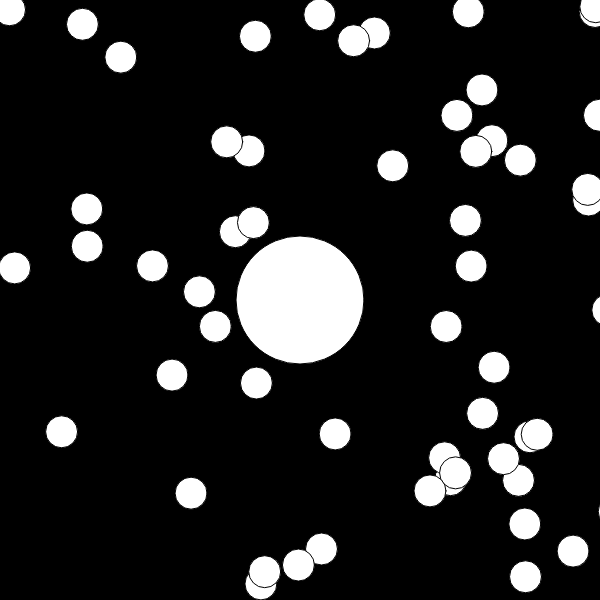
Frame 1 (no input)
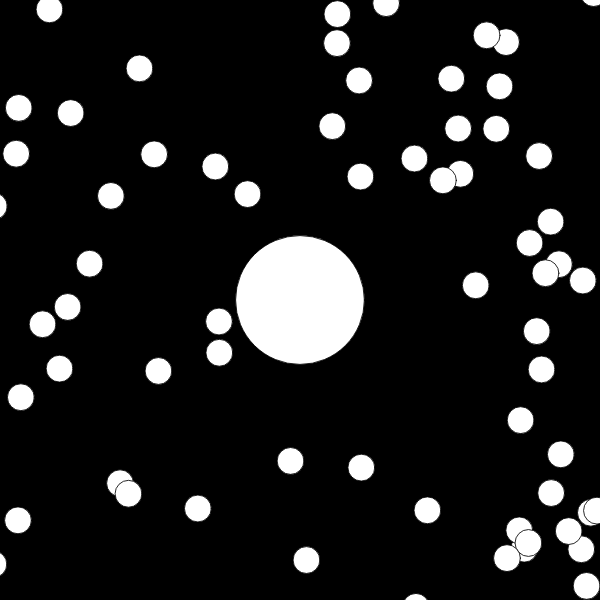
Frame 60 (no input)
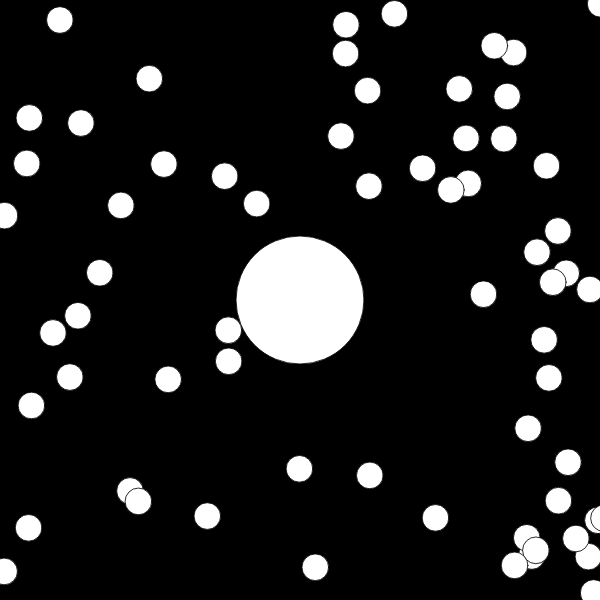
Frame 120 (the mouse pressed at the canvas centre since frame 60)

The p5.js sketch that drew these frames (run headless with seeded random() and noise() and a simulated clock; from frame 60 on, the mouse is pressed at the canvas centre):

// p5.js sketch
// ── sketch.js
// Coding Challenge #32
// Agar.io
// Written by Jake Everhart. Challenge given by Daniel Shiffman

let blob;
let blobs = [];
let zoom = 1;

function setup()
{
  createCanvas(600, 600);
  blob = new Blob(0, 0, 64);
  for (let i = 0; i < 200; i++) {
    let x = random(-width, width);
    let y = random(-height, height);
    blobs[i] = new Blob(x, y, 16);
  }
}

function draw()
{
  background(0);
  translate(width/2, height/2);
  let newzoom = 64/blob.r;
  zoom = lerp(zoom, newzoom, 0.1);
  scale(zoom);
  translate(-blob.pos.x, -blob.pos.y);

  for (let i = blobs.length-1; i >= 0; i--) {
    if (blob.eats(blobs[i])) {
      blobs.splice(i, 1);
      blob.grows();
    }
  }
  
  blob.show();
  blob.update();

  for (let i = 0; i < blobs.length; i++) {
    blobs[i].show();
  }
}

// ── blob.js
// Blob object code for Coding Challenge #32
// Agar.io
// Written by Jake Everhart. Challenge given by Daniel Shiffman

function Blob(x, y, r) {
  this.pos = createVector(x, y);
  this.r = r;
  this.vel = createVector(0, 0);

  this.eats = function(other) {
    let d = p5.Vector.dist(this.pos, other.pos);
    if (d < this.r + other.r) {
      let sum = PI * this.r * this.r + PI * other.r * other.r;
      this.r = sqrt(sum/PI);
      return true;
    } else {
      return false;
    }
  }

  this.grows = function() {

  }

  this.show = function() {
    fill(255);
    ellipse(this.pos.x, this.pos.y, this.r*2, this.r*2);
  }

  this.update = function() {
    let newvel = createVector(mouseX-(width/2), mouseY-(height/2));
    newvel.setMag(3);
    this.vel.lerp(newvel, 0.2);
    this.pos.add(this.vel);
  }
}
